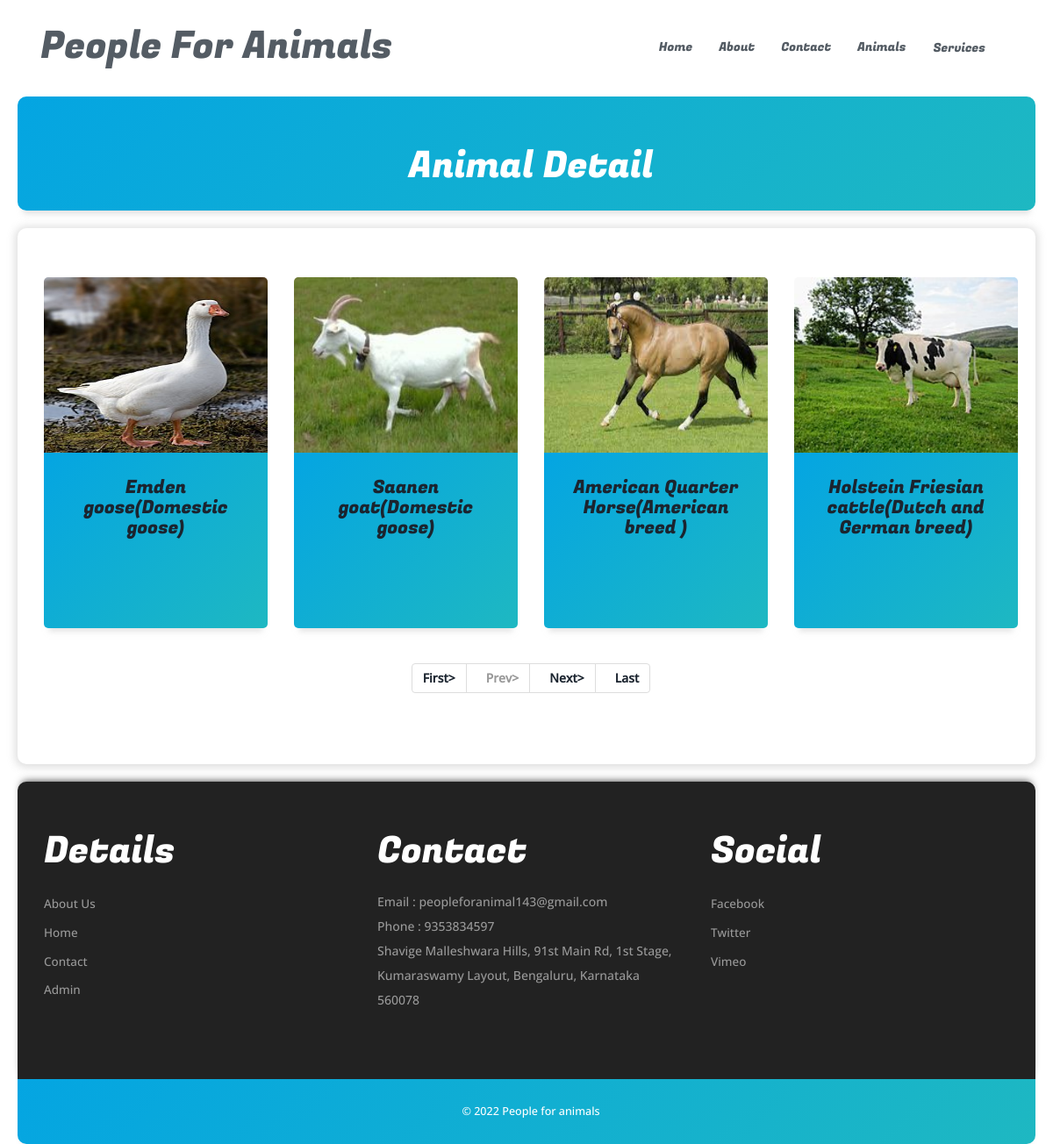
Page /animals.php on the committed database.
### tables this page shows
CREATE TABLE `tblanimal` (
  `ID` int(10) NOT NULL,
  `AnimalName` varchar(200) DEFAULT NULL,
  `CageNumber` int(10) DEFAULT NULL,
  `FeedNumber` varchar(200) DEFAULT NULL,
  `Breed` varchar(200) DEFAULT NULL,
  `AnimalImage` varchar(200) DEFAULT NULL,
  `Description` mediumtext DEFAULT NULL,
  `CreationDate` timestamp NOT NULL DEFAULT current_timestamp() ON UPDATE current_timestamp()
);

CREATE TABLE `tblpage` (
  `ID` int(10) NOT NULL,
  `PageType` varchar(200) DEFAULT NULL,
  `PageTitle` varchar(200) DEFAULT NULL,
  `PageDescription` mediumtext DEFAULT NULL,
  `Email` varchar(200) DEFAULT NULL,
  `MobileNumber` bigint(10) DEFAULT NULL,
  `UpdationDate` timestamp NULL DEFAULT NULL ON UPDATE current_timestamp()
);

### animals.php (the view, shortened to what this page needs)
<?php
include('includes/dbconnection.php');
?>
<!DOCTYPE HTML>
<html>
<head>
<link href="css/bootstrap.css" rel="stylesheet" type="text/css" media="all">
<link href="css/style.css" rel="stylesheet" type="text/css" media="all" />
<link rel="stylesheet" type="text/css" href="css/jquery.lightbox.css">
</head>
<body>
<?php include_once('includes/header.php');?>
		<div class="banner-header">
			<div class="container">
				<h2>Animal Detail</h2>
			</div>
			</div>
	<div class="content">
			<div class="gallery-section">
					<div class="container">
					<div class="welcome-grid">
			<?php
			if (isset($_GET['pageno'])) {
            $pageno = $_GET['pageno'];
        } else {
            $pageno = 1;
        }
        $no_of_records_per_page = 4;
        $offset = ($pageno-1) * $no_of_records_per_page;
$ret1=mysqli_query($con,"select COUNT(*) from  tblanimal");
$total_rows = mysqli_fetch_array($ret1)[0];
$total_pages = ceil($total_rows / $no_of_records_per_page);
 $query=mysqli_query($con,"select * from tblanimal LIMIT $offset, $no_of_records_per_page");
 while ($row=mysqli_fetch_array($query)) {
 ?>
								<div class="col-md-3 welcome-grid animal-card" >
									<img src="admin/images/<?php echo $row['AnimalImage'];?>" width='220' height='200' alt=" " class="img-responsive" />
									<div class="wel-info">
										<h4><a href="animal-detail.php?anid=<?php echo $row['ID'];?>"><?php echo $row['AnimalName'];?>(<?php echo $row['Breed'];?>)</a></h4>
									</div>
								<br></div><?php }?>
				<div class="clearfix"> </div>
			</div>
	<div align="center">
    <ul class="pagination" >
        <li><a href="?pageno=1"><strong>First></strong></a></li>
        <li class="<?php if($pageno <= 1){ echo 'disabled'; } ?>">
            <a href="<?php if($pageno <= 1){ echo '#'; } else { echo "?pageno=".($pageno - 1); } ?>"><strong style="padding-left: 10px">Prev></strong></a>
        </li>
        <li class="<?php if($pageno >= $total_pages){ echo 'disabled'; } ?>">
            <a href="<?php if($pageno >= $total_pages){ echo '#'; } else { echo "?pageno=".($pageno + 1); } ?>"><strong style="padding-left: 10px">Next></strong></a>
        </li>
        <li><a href="?pageno=<?php echo $total_pages; ?>"><strong style="padding-left: 10px">Last</strong></a></li>
    </ul>
</div>
		</div>
	</div>
		<?php include_once('includes/special.php');?>
			</div>
		<?php include_once('includes/footer.php');?>
</body>
</html>

### includes/special.php
<div class="specials-section">
					<div class="container">
						<div class="specials-grids">
							<div class="col-md-4 specials1">
								<h3> details</h3>
								<ul>
									<li><a href="about.php">About Us</a></li>
									<li><a href="index.php">Home</a></li>
									<li><a href="contact.php">Contact</a></li>
									<li><a href="admin/index.php">Admin</a></li>
								</ul>
							</div>
							<div class="col-md-4 specials1">
								<h3>contact</h3>
								<?php
 $query=mysqli_query($con,"select * from  tblpage where PageType='contactus'");
 while ($row=mysqli_fetch_array($query)) {
 ?>
								<address>
									<p>Email : <?php  echo $row['Email'];?></p>
								 <p>Phone : <?php  echo $row['MobileNumber'];?></p>
								 <p><?php  echo $row['PageDescription'];?></p>
								</address><?php } ?>
							</div>
							<div class="col-md-4 specials1">
								<h3>social</h3>
								<ul>
									<li><a href="https://www.facebook.com/">facebook</a></li>
									<li><a href="https://www.twitter.com/">twitter</a></li>
									<li><a href="https://vimeo.com/">vimeo</a></li>
								</ul>
							</div>
							<div class="clearfix"></div>
						</div>
					</div>
				</div>

### css/style.css (style rules this page uses)
body a { transition:0.5s all; -webkit-transition:0.5s all; -moz-transition:0.5s all; -o-transition:0.5s all; -ms-transition:0.5s all; }
h1,h2,h3,h4,h5,h6 { padding:0 0; margin:0 0; }
p { padding:0 0; margin:0 0; }
ul { padding:0 0; margin:0 0; }
body { padding:0 0; margin:0 0; font-family: 'OpenSans-Regular'; }
.wel-info h4 { font-size: 1.5em; color:#fff; font-family: 'FugazOne-Regular'; }
.wel-info { background: linear-gradient(-45deg, rgba(2,0,36,1) 0%, rgba(108,241,97,1) 0%, rgba(4,165,226,1) 100%); box-shadow: 0 10px 6px -6px rgba(204, 204, 204, 0.5); animation: gradient 15s ease infinite; background-size: 400% 400%; padding: 2em; border-radius: 0 0 5px 5px; height:200px; width:100%; }
.welcome-grid img { width: 100%; height: 200px; }
.specials-section { padding: 4em 0; background: #222; margin: 0px 20px; border-radius: 10px 10px 0 0; box-shadow: 0 -5px 10px -5px #333; }
.specials-section h3 { font-size: 3em; text-transform: capitalize; font-family: 'FugazOne-Regular'; color: #fff; margin-bottom: 0.5em; }
.specials1 p { font-size: 1em; line-height: 2em; color: #999; }
.specials1 ul li { list-style-type: none; padding: 0.3em 0; }
.specials1 ul li a { font-size: 0.965em; text-decoration: none; line-height: 1.8em; color: #999; list-style: none; text-transform: capitalize; }
.banner-header { background:linear-gradient(-45deg, rgba(2,0,36,1) 0%, rgba(108,241,97,1) 0%, rgba(4,165,226,1) 100%); box-shadow: 0 10px 6px -6px rgba(199, 199, 199, 0.5); background-size: 400% 400%; min-height: 140px; text-align:center; padding: 4em 0 0; margin: 0px 20px; border-radius: 10px; animation: gradient 15s ease infinite; }
.banner-header h2 { font-size: 3em; text-transform: capitalize; font-family: 'FugazOne-Regular'; color: #fff; }
.gallery-section { padding:4em 0; text-align: center; box-shadow: 0 1px 10px 3px rgb(148, 148, 148,0.3); border-radius: 10px; margin: 20px; }
@media (max-width:1440px) { .banner-header { min-height: 130px; } }

### rows in the picture
tblanimal: AnimalImage (picture), AnimalName "Emden goose", Breed "Domestic goose"
tblanimal: AnimalImage (picture), AnimalName "Saanen goat", Breed "Domestic goose"
tblanimal: AnimalImage (picture), AnimalName "American Quarter Horse", Breed "American breed"
tblanimal: AnimalImage (picture), AnimalName "Holstein Friesian cattle", Breed "Dutch and German breed"
tblpage: Email "peopleforanimal143@gmail.com", MobileNumber "9353834597", PageDescription "Shavige Malleshwara Hills, 91st Main Rd, 1st Stage, Kumaraswamy Layout, Bengaluru, Karnataka 560078"
